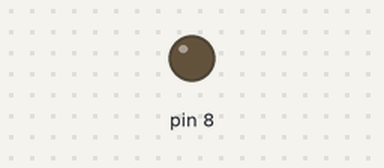
A sketch run on a simulated Arduino Uno, built with avr-gcc and run on an emulated ATmega328P. On the bench: output pins drawn as LEDs (lit = HIGH).

Above: at 0.35 s.
At 12.6 s:
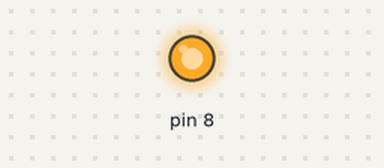
Timing chart, 0 to 15.1 s (numbered marks = the images above):
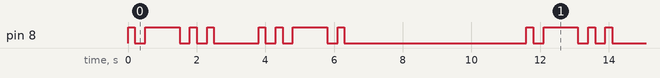

The sketch:

dia1.ino
```cpp
const char* morseTable[26] = {
  ".-", "-...", "-.-.", "-..", ".", "..-.", "--.", "....", "..", ".---",
  "-.-", ".-..", "--", "-.", "---", ".--.", "--.-", ".-.", "...", "-",
  "..-", "...-", ".--", "-..-", "-.--", "--.."
};


void setup() {
  // put your setup code here, to run once:
pinMode(8, OUTPUT);
}

void punto() {
  digitalWrite(8, HIGH);
    delay(200);
  digitalWrite(8, LOW);
    delay(300);
}


void raya() {
  digitalWrite(8, HIGH);
    delay(1000);
  digitalWrite(8, LOW);
    delay(300);
}


void espacioLetra(){
  delay(2000);
}

void espacioPalabra() {
  delay(5000);
}

//void loop() {

void letraAMorse(char letra) {
  if (letra >= 'A' && letra <= 'Z') {
    const char* codigo = morseTable[letra - 'A'];
    for (int i = 0; codigo[i] != '\0'; i++) {
      if (codigo[i] == '.') {
        punto();
      } else if (codigo[i] == '-') {
        raya();
      }
    }
    delay(1000); //pausa entre letras
  } else if (letra == ' ') {
    delay(2000); //pausa entre palabras
  }
}

void loop() {
  char palabra[] = "lf";

  // Recorre la palabra y traduce
  for (int i = 0; palabra[i] != '\0'; i++) {
    char letra = toupper(palabra[i]); //convierte a mayúscula
    letraAMorse(letra);
  }
  delay(4000);
}
```

Measured:
- by itself, pin 8: repeats every 11.6 s: LOW 0.30 s, HIGH 1.0 s, 2 × (LOW 0.30 s, HIGH 0.20 s), LOW 1.3 s, 2 × (HIGH 0.20 s, LOW 0.30 s), HIGH 1.0 s, LOW 0.30 s, HIGH 0.20 s, LOW 5.3 s, HIGH 0.20 s
- by itself, everything shown: repeats every 11.6 s, in 16 steps
